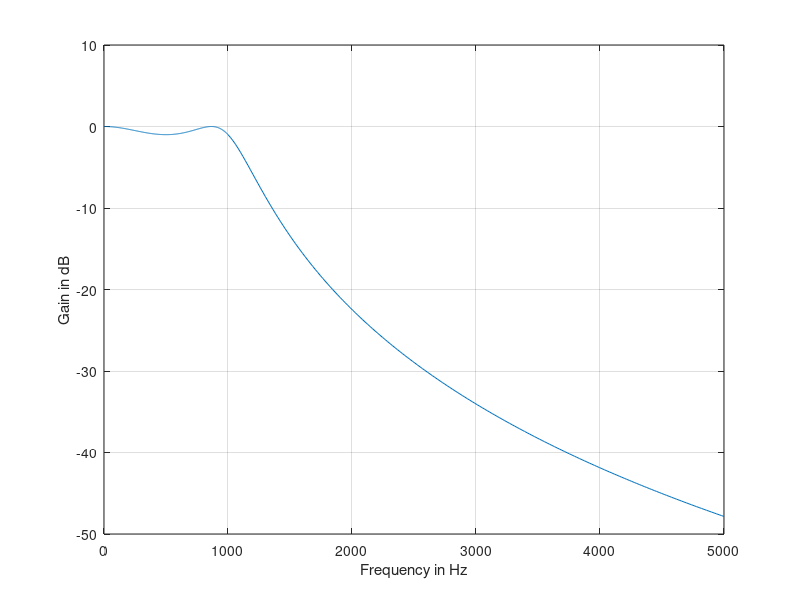

Here is the MATLAB script that generated this plot:
% Design Analog CBI Lowpass Filter
%fp=1K fs=5K Ap=1db As=40db;
wp=2*pi*1000;ws=2*pi*5000;Ap=1;As=40;
%Design filter
[N,wc]=cheb1ord(wp,ws,Ap,As,'s');
[num,den]=cheby1(N,Ap,wc,'s');
fprintf('Order of the filter=%.0f\n',N)
disp('Numerator polynomial');
fprintf('%.4e\n',num);
disp('Denominator polynomial');
fprintf('%.4e\n',den);
%Compute Ap and As of designed filter
omega1=linspace(0,wp,500);
omega2=linspace(wp,ws,200);
omega3=linspace(ws,5*1000*pi*2,500);
h1 = 20*log10(abs(freqs(num,den,omega1)));
h2 = 20*log10(abs(freqs(num,den,omega2)));
h3 = 20*log10(abs(freqs(num,den,omega3)));
fprintf('Ap= %.4f\n',max(-h1));
fprintf('As= %.4f\n',min(-h3));
plot ([omega1 omega2 omega3]/(2*pi),[h1 h2 h3]); grid;
xlabel('Frequency in Hz'); ylabel('Gain in dB')